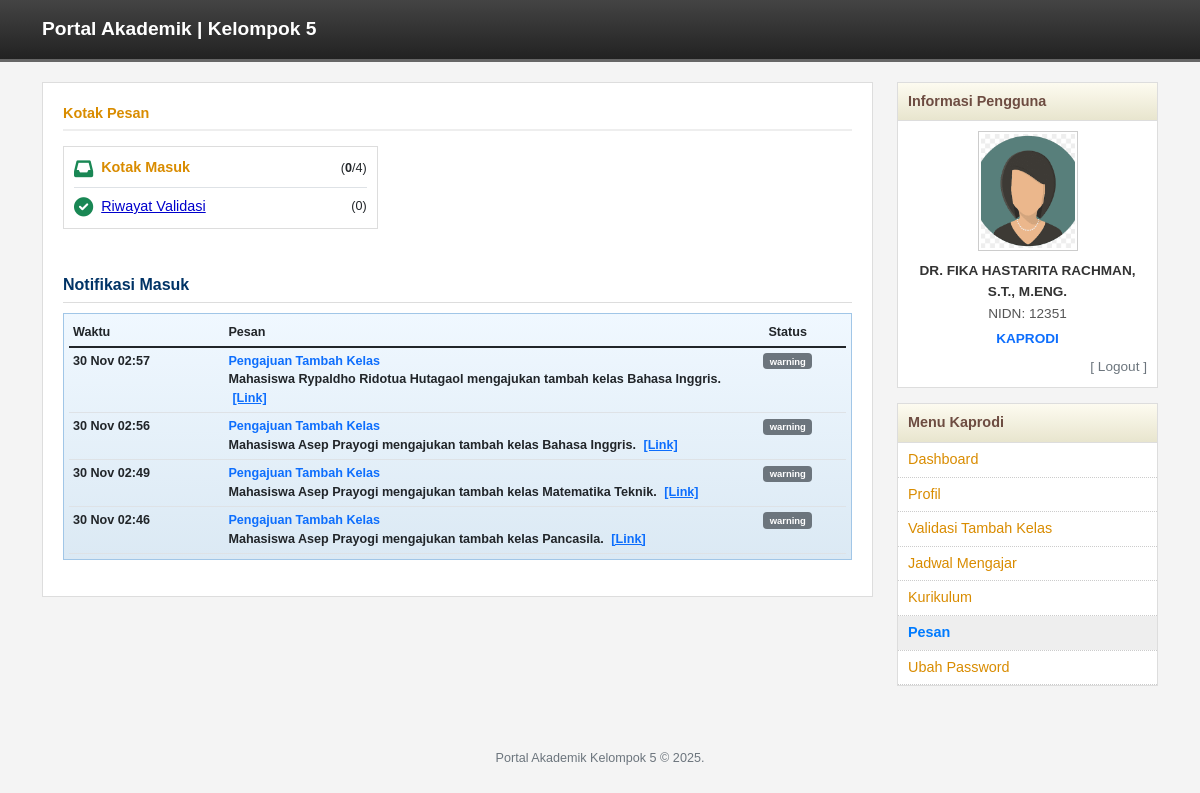
Before: /dosen/kaprodi/pesan.php (signed in) with the older database file.
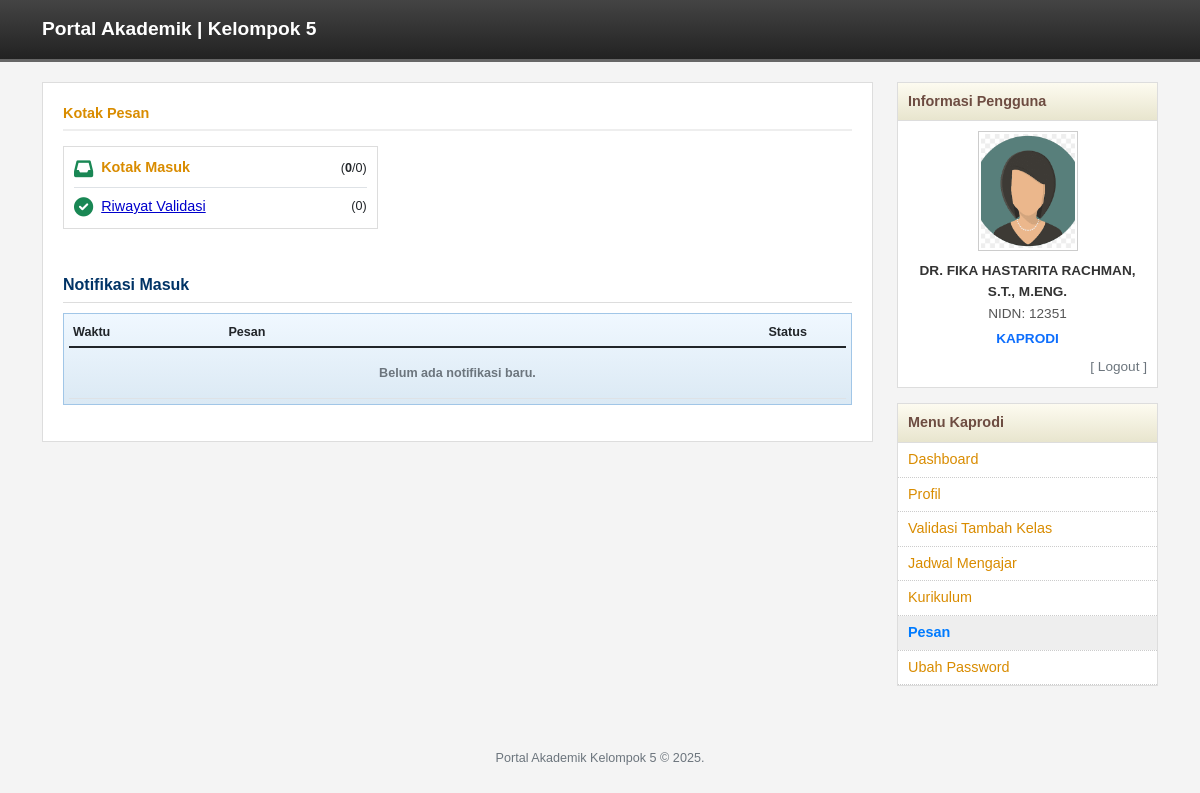
After: the same page with the newer database file.
### tables this page shows
CREATE TABLE `notifikasi` (
  `id` int(11) NOT NULL,
  `user_id` int(11) NOT NULL,
  `user_type` enum('mahasiswa','dosen','tata_usaha') NOT NULL,
  `sender_id` int(11) DEFAULT NULL,
  `sender_type` enum('mahasiswa','dosen','tata_usaha') DEFAULT NULL,
  `judul` varchar(255) NOT NULL,
  `pesan` text NOT NULL,
  `tipe` enum('info','warning','success','error') DEFAULT 'info',
  `is_read` tinyint(1) DEFAULT 0,
  `is_deleted` tinyint(1) DEFAULT 0,
  `link` varchar(255) DEFAULT NULL,
  `created_at` timestamp NULL DEFAULT current_timestamp()
);

### dosen/kaprodi/pesan.php (the view, shortened to what this page needs)
<?php
require_once "../../config/database.php";
$user_id = $_SESSION['user']['id'];
$folder = $_GET['folder'] ?? 'inbox';
if ($folder == 'sent') {
    $sql = "SELECT * FROM notifikasi WHERE sender_id = ? AND sender_type = 'dosen' ORDER BY created_at DESC";
    $titleBox = "Riwayat Validasi & Aktivitas";
    $emptyMsg = "Belum ada aktivitas tercatat.";
} else {
    $sql = "SELECT * FROM notifikasi WHERE user_id = ? AND user_type = 'dosen' ORDER BY created_at DESC";
    $titleBox = "Notifikasi Masuk";
    $emptyMsg = "Belum ada notifikasi baru.";
}
$stmtData = $pdo->prepare($sql);
$stmtData->execute([$user_id]);
$listPesan = $stmtData->fetchAll();
if ($folder == 'inbox' && !empty($listPesan)) {
    $pdo->prepare("UPDATE notifikasi SET is_read = 1 WHERE user_id = ? AND user_type = 'dosen'")->execute([$user_id]);
}
$cntInbox = $pdo->query("SELECT COUNT(*) FROM notifikasi WHERE user_id=$user_id AND user_type='dosen'")->fetchColumn();
$cntUnread = $pdo->query("SELECT COUNT(*) FROM notifikasi WHERE user_id=$user_id AND user_type='dosen' AND is_read=0")->fetchColumn();
$cntSent = $pdo->query("SELECT COUNT(*) FROM notifikasi WHERE sender_id=$user_id AND sender_type='dosen'")->fetchColumn();
?>
<!DOCTYPE html>
<html lang="id">
<head>
    <link href="https://cdn.jsdelivr.net/npm/bootstrap@5.1.3/dist/css/bootstrap.min.css" rel="stylesheet">
    <link rel="stylesheet" href="https://cdnjs.cloudflare.com/ajax/libs/font-awesome/6.0.0/css/all.min.css">
    <link rel="stylesheet" href="../../assets/css/style.css">
</head>
<body>
<?php include "../../header.php"; ?>
<div class="container">
    <div class="row">
        <div class="col-md-9">
            <div class="content-box">
                <div class="msg-header">Kotak Pesan</div>
                <div class="row mb-4">
                    <div class="col-md-5">
                        <div class="msg-info-box">
                            <div class="d-flex align-items-center mb-2">
                                <i class="fas fa-inbox text-success me-2" style="font-size:1.2rem"></i>
                                <a href="?folder=inbox" class="folder-link <?= $folder=='inbox'?'active':'' ?>">Kotak Masuk</a>
                                <span class="ms-auto small">(<b><?= $cntUnread ?></b>/<?= $cntInbox ?>)</span>
                            </div>
                            <div class="d-flex align-items-center border-top pt-2">
                                <i class="fas fa-check-circle text-success me-2" style="font-size:1.2rem"></i>
                                <a href="?folder=sent" class="folder-link <?= $folder=='sent'?'active':'' ?>">Riwayat Validasi</a>
                                <span class="ms-auto small">(<?= $cntSent ?>)</span>
                            </div>
                        </div>
                    </div>
                </div>
                <div class="info-title" style="font-size: 1rem;"><?= $titleBox ?></div>
                <div class="table-msg-header mb-3">
                    <table class="table table-hover table-sm mb-0 small">
                        <thead><tr><th width="20%">Waktu</th><th>Pesan</th><th width="15%" class="text-center">Status</th></tr></thead>
                        <tbody>
                            <?php if(empty($listPesan)): ?>
                                <tr><td colspan="3" class="text-center text-muted p-3"><?= $emptyMsg ?></td></tr>
                            <?php else: foreach($listPesan as $msg): ?>
                                <tr class="<?= ($folder=='inbox' && !$msg['is_read']) ? 'fw-bold bg-light' : '' ?>">
                                    <td><?= date('d M H:i', strtotime($msg['created_at'])) ?></td>
                                    <td>
                                        <span class="text-primary fw-bold"><?= htmlspecialchars($msg['judul']) ?></span><br>
                                        <?= htmlspecialchars($msg['pesan']) ?>
                                        <?php if($msg['link'] && $msg['link']!='#') echo " <a href='{$msg['link']}' class='ms-1'>[Link]</a>"; ?>
                                    </td>
                                    <td class="text-center"><span class="badge bg-secondary"><?= $msg['tipe'] ?></span></td>
                                </tr>
                            <?php endforeach; endif; ?>
                        </tbody>
                    </table>
                </div>
            </div>
        </div>
        <div class="col-md-3"><?php include "sidebar.php"; ?></div>
    </div>
</div>
<?php include "../../footer.php"; ?>
</body></html>

Changed rows visible on the page:
removed notifikasi: created_at "30 Nov 02:57", judul "Pengajuan Tambah Kelas", pesan "Mahasiswa Rypaldho Ridotua Hutagaol mengajukan tambah kelas Bahasa Inggris.", tipe "warning"
removed notifikasi: created_at "30 Nov 02:56", judul "Pengajuan Tambah Kelas", pesan "Mahasiswa Asep Prayogi mengajukan tambah kelas Bahasa Inggris.", tipe "warning"
removed notifikasi: created_at "30 Nov 02:49", judul "Pengajuan Tambah Kelas", pesan "Mahasiswa Asep Prayogi mengajukan tambah kelas Matematika Teknik.", tipe "warning"
removed notifikasi: created_at "30 Nov 02:46", judul "Pengajuan Tambah Kelas", pesan "Mahasiswa Asep Prayogi mengajukan tambah kelas Pancasila.", tipe "warning"
Other visible differences:
$cntInbox: "4" → "0"
$emptyMsg: (not shown) → "Belum ada notifikasi baru."
